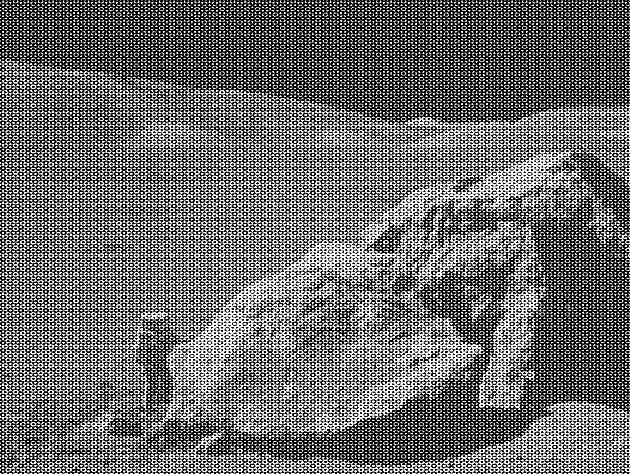
#> input picture notebooks/moonlanding.png, 630 x 474 px
$ jupyter execute Chapter1.5.ipynb   (shell and % lines are left out)
#> lines starting #> are read from the running program, lines starting #| are printed output that depends on the picture; long printed decimals are rounded
# Python/NumPy FFT demo (Scipy lectures chap 1.5)

simple demonstration of using an FFT for signal processing.  Lets read the greyscale image moonlanding.png and display it with matplotlib.

[cell 1]
from matplotlib import pyplot as plt
from matplotlib import rcParams
import numpy as np

# use interactive plots

# read the data from disk
image = plt.imread('moonlanding.png')
#> image is the input picture: shape (474, 630) float32; min 0, max 1, mean 0.424

# make the figure size larger (jupyter notebooks only.  Caution - large images take longer to run)
rcParams['figure.figsize'] = (10.0, 10.0)

print(type(image), image.shape, image.dtype)
#| <class 'numpy.ndarray'> (474, 630) float32
plt.imshow(image, cmap='gray')

plt.show()

## Now we transform the image to the frequency domain using FFT
* see http://docs.scipy.org/doc/numpy-1.10.1/reference/generated/numpy.fft.fft2.html
* fft2 returns a numpy array with a complex data type (dtype)
* we're only concerned with the real part

[cell 2]
fft_image = np.fft.fft2(image)
print(fft_image.dtype)
#| complex128

# display the fft
plt.imshow(fft_image.real, vmin=-900, vmax=1000)
print(fft_image.real.min(), fft_image.real.max())
#| -9421.100 126598.456
plt.show()
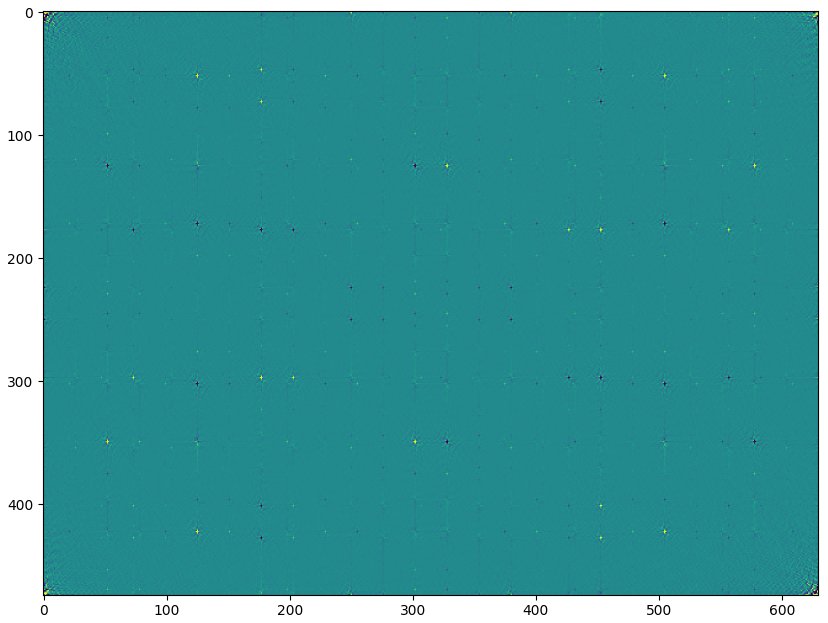
#> figure drawn by matplotlib, 1 panel

## Lets try removing the high amplitude areas in the corners
* using numpy slices.  One corner at a time.
* there are many more strategies but it's a huge field

[cell 3]
# upper left
fft_image[0:45,0:45] = 0
# lower left
fft_image[-45:,0:45] = 0
# upper right
fft_image[0:45,-45:] = 0
# lower right
fft_image[-45:,-45:] = 0
plt.imshow(fft_image.real, vmin=-900, vmax=1000)
plt.show()

## Now we invert the cleaned up image

[cell 4]
ifft_image = np.fft.ifft2(fft_image)
plt.imshow(ifft_image.real, cmap='gray')
plt.show()
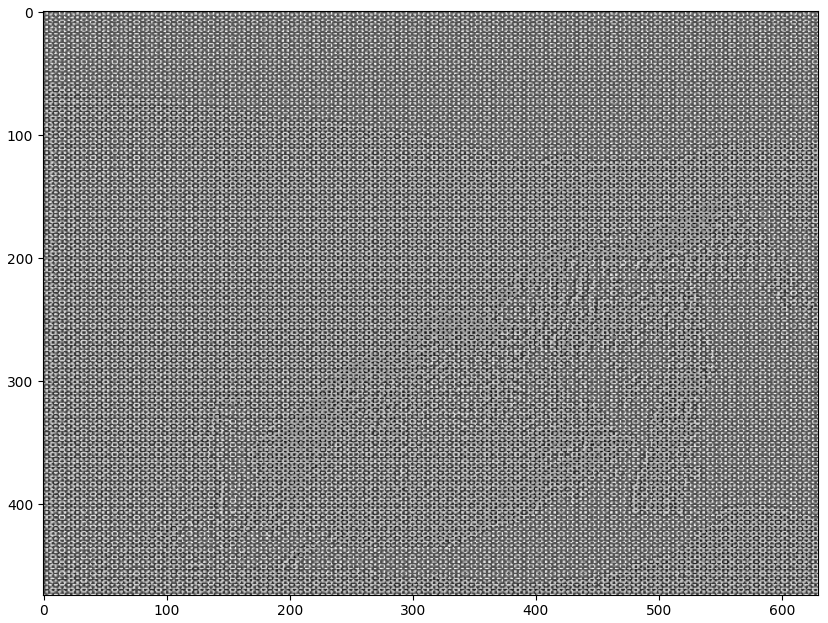
#> figure drawn by matplotlib, 1 panel

## Opps! we removed most of the signal and left the noise.  Lets try again, removing everything except the corners

[cell 5]
fft_image2 = np.fft.fft2(image)
# discard everything except first N pixels on the left and last N on the right
fft_image2[:,45:-45] = 0
# also discard everything except the first N pixels on top and last N on bottom
fft_image2[45:-45,:] = 0
plt.imshow(fft_image2.real, vmin=-900, vmax=1000)
plt.show()

## Invert again

[cell 6]
ifft_image2 = np.fft.ifft2(fft_image2)
plt.imshow(ifft_image2.real, cmap='gray')
plt.show()
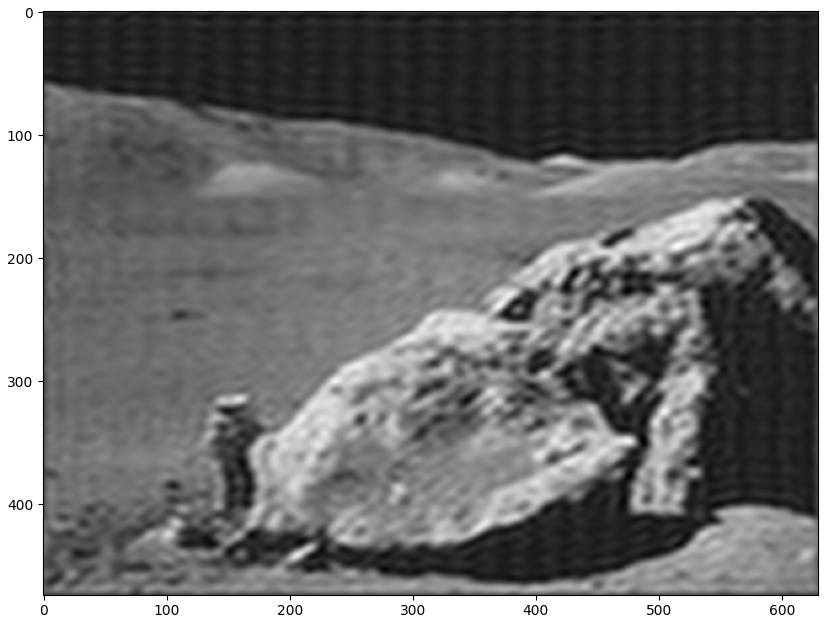
#> figure drawn by matplotlib, 1 panel
